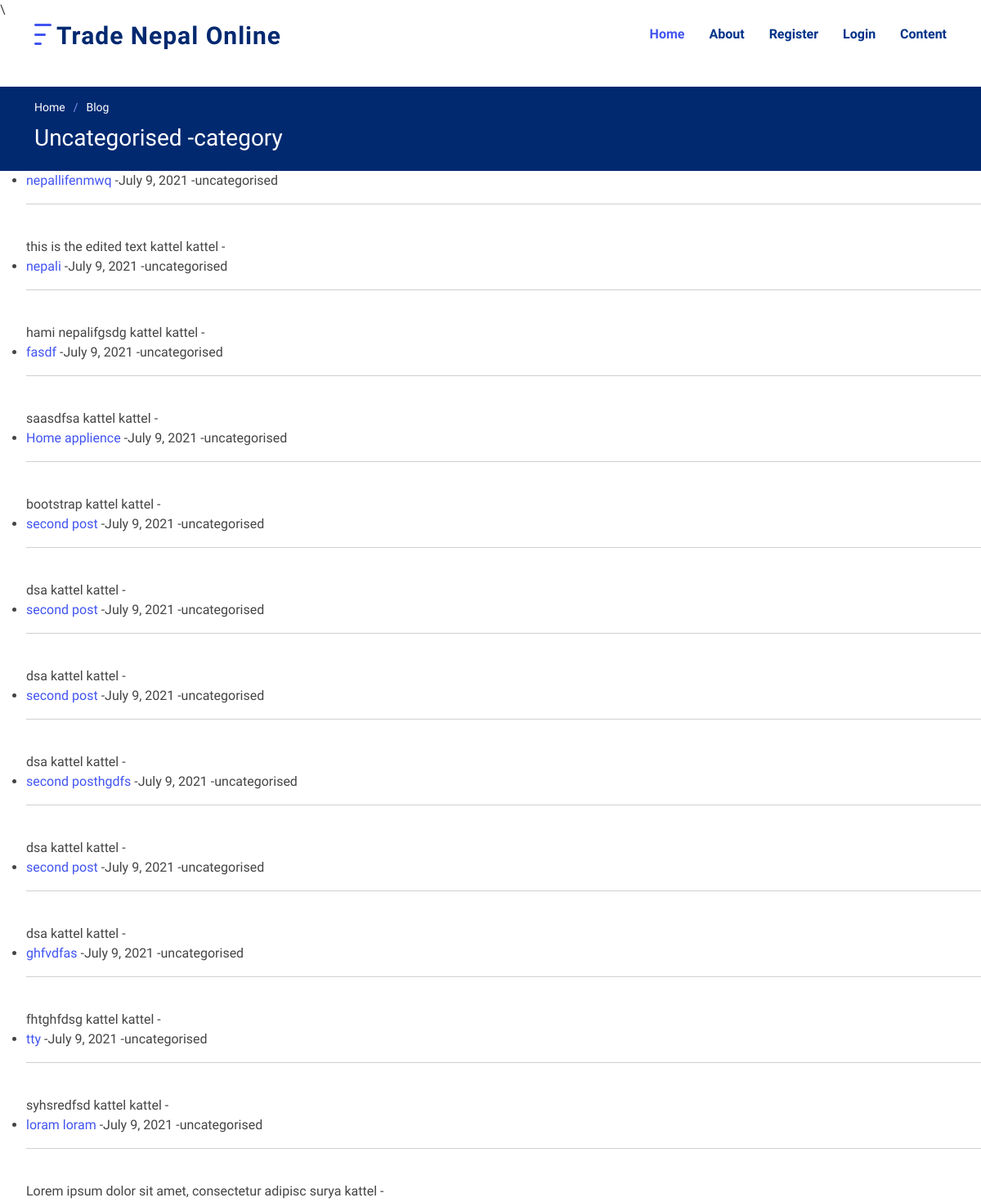
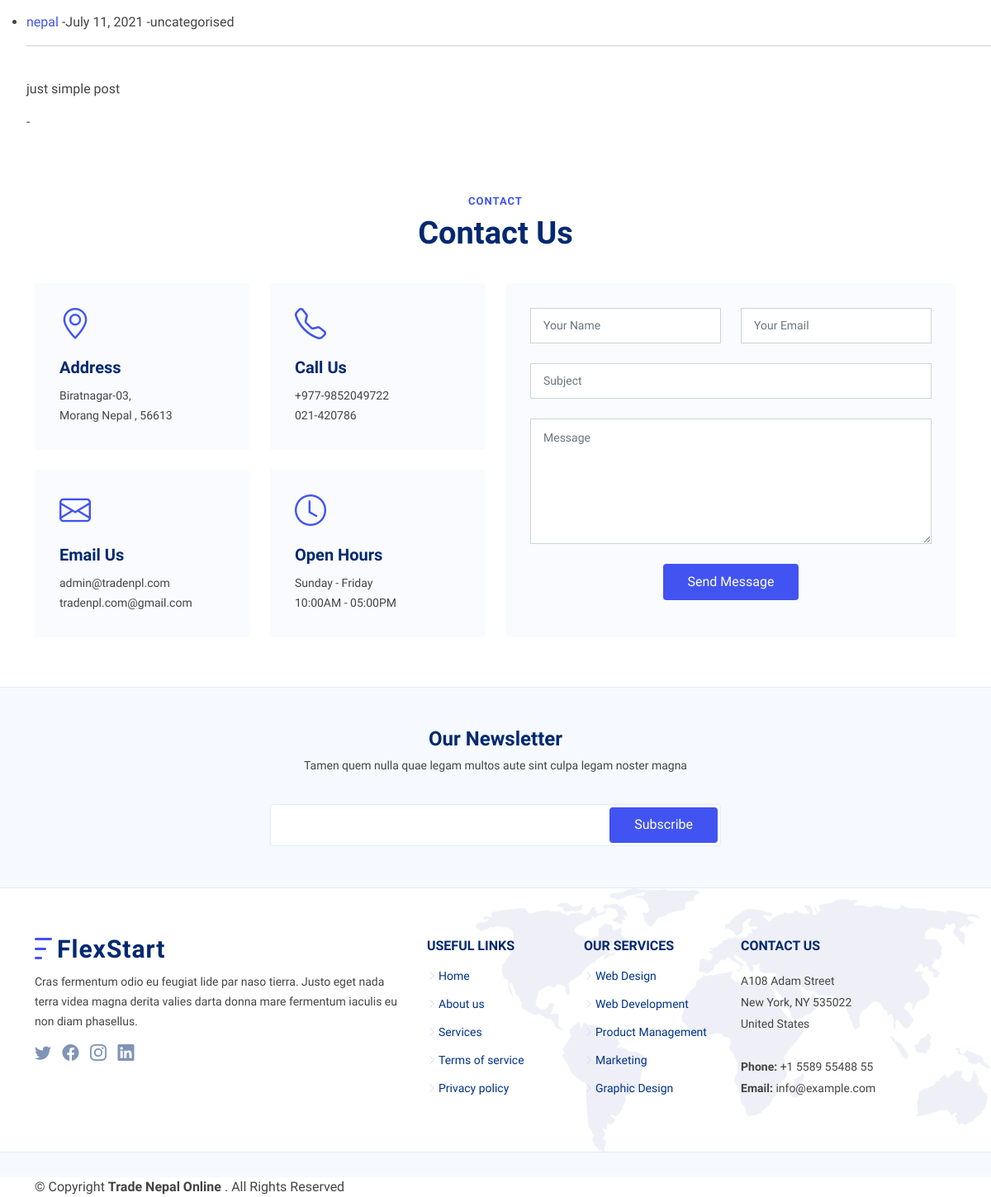
The app's page /category/uncategorised/ with its own data (2 pictures, top to bottom).
### blog/models.py (models this page shows, shortened)
class Post(models.Model):
    title = models.CharField(max_length=255)
    header_image = models.ImageField(null=True, blank=True, upload_to="images/")
    title_tag = models.CharField(max_length=255,default="tradebulletin")
    author = models.ForeignKey(User, on_delete=models.CASCADE)
    body = RichTextField(blank=True, null=True)
    post_date = models.DateField(auto_now_add='True')
    category = models.CharField(max_length=255, default='uncategorised')
    snippet = models.CharField(max_length=255)
    likes = models.ManyToManyField(User, related_name='blog_posts')

### blog/views.py (the view)
# urls.py: path('category/<str:cats>/', views.CategoryView, name='category'),
def CategoryView (request, cats):
    category_posts = Post.objects.filter(category=cats.replace('-', ' '))
    return render(request, 'categories.html', {'cats':cats.title().replace('-', ' '), 'category_posts':category_posts})

### templates/categories.html (shortened to what this page needs)
{% extends 'base.html' %}
{% load static %}
{% block content %}
{% if category_posts %}
      <main id="main">
        <section class="breadcrumbs">
          <div class="container">
            <ol>
              <li><a href="{%url 'home'%}">Home</a></li>
              <li>Blog</li>
            </ol>
            <h2> {{ cats }} -category</h2>
          </div>
        </section>
    <ul>
    {% for post in category_posts %}
    <li>
      <a href="{% url 'article-detail' post.pk %}">{{ post.title}}</a>
      -{{ post.post_date }}
      -{{ post.category }}
        <hr>
        <br/>
        {{ post.body |slice:":50"|safe}}
        {{ post.author.first_name}}
        {{ post.author.last_name}}
        -
    </li>
    {% endfor %}
    </ul>
{% else %}
<br/><br/><br/><br/><br/><br/><br/><br/><br/><br/><br/><br/>
<h1> no category found </h1>
{% endif %}
  </main>
  {% endblock content %}

### static/css/style.css (style rules this page uses)
:root { scroll-behavior: smooth; }
body { font-family: "Open Sans", sans-serif; color: #444444; }
a { color: #4154f1; text-decoration: none; }
h1, h2, h3, h4, h5, h6 { font-family: "Nunito", sans-serif; }
section { padding: 60px 0; overflow: hidden; }
.breadcrumbs { padding: 15px 0; background: #012970; min-height: 40px; margin-top: 82px; color: #fff; }
.breadcrumbs h2 { font-size: 28px; font-weight: 500; }
.breadcrumbs ol { display: flex; flex-wrap: wrap; list-style: none; padding: 0 0 10px 0; margin: 0; font-size: 14px; }
.breadcrumbs ol a { color: #fff; transition: 0.3s; }
.breadcrumbs ol li + li { padding-left: 10px; }
.breadcrumbs ol li + li::before { display: inline-block; padding-right: 10px; color: #8894f6; content: "/"; }

### records on screen
Post: title "nepallifenmwq", post_date "July 9, 2021", category "uncategorised", body "this is the edited text", author.first_name "kattel", author.last_name "kattel"
Post: title "nepali", post_date "July 9, 2021", category "uncategorised", body "hami nepalifgsdg", author.first_name "kattel", author.last_name "kattel"
Post: title "fasdf", post_date "July 9, 2021", category "uncategorised", body "saasdfsa", author.first_name "kattel", author.last_name "kattel"
Post: title "Home applience", post_date "July 9, 2021", category "uncategorised", body "bootstrap", author.first_name "kattel", author.last_name "kattel"
Post: title "second post", post_date "July 9, 2021", category "uncategorised", body "dsa", author.first_name "kattel", author.last_name "kattel"
Post: title "second post", post_date "July 9, 2021", category "uncategorised", body "dsa", author.first_name "kattel", author.last_name "kattel"
Post: title "second post", post_date "July 9, 2021", category "uncategorised", body "dsa", author.first_name "kattel", author.last_name "kattel"
Post: title "second posthgdfs", post_date "July 9, 2021", category "uncategorised", body "dsa", author.first_name "kattel", author.last_name "kattel"
Post: title "second post", post_date "July 9, 2021", category "uncategorised", body "dsa", author.first_name "kattel", author.last_name "kattel"
Post: title "ghfvdfas", post_date "July 9, 2021", category "uncategorised", body "fhtghfdsg", author.first_name "kattel", author.last_name "kattel"
Post: title "tty", post_date "July 9, 2021", category "uncategorised", body "syhsredfsd", author.first_name "kattel", author.last_name "kattel"
Post: title "loram loram", post_date "July 9, 2021", category "uncategorised", body "Lorem ipsum dolor sit amet, consectetur adipisc", author.first_name "surya", author.last_name "kattel"
Post: title "nepal", post_date "July 11, 2021", category "uncategorised", body "just simple post"

### other values on screen
{{ cats }} "Uncategorised"
